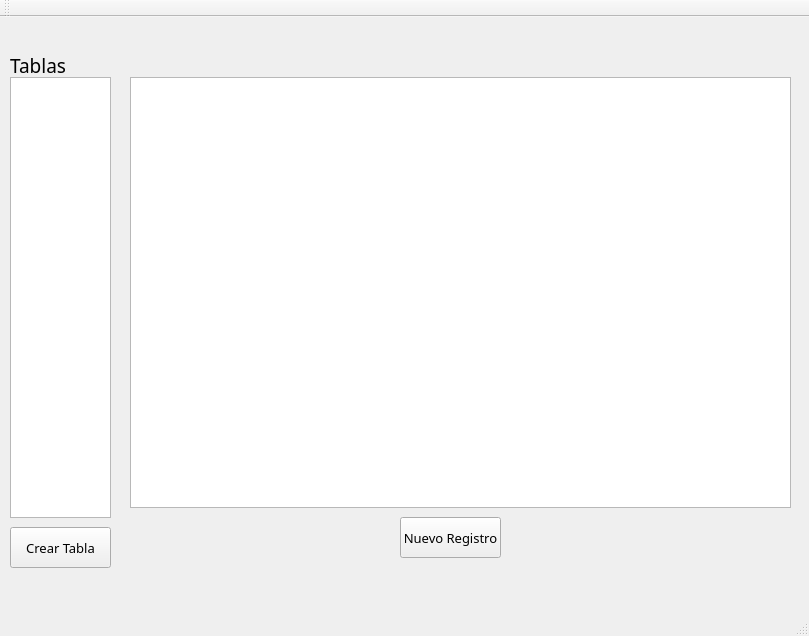
<?xml version="1.0" encoding="UTF-8"?>
<ui version="4.0">
 <class>BD</class>
 <widget class="QMainWindow" name="BD">
  <property name="geometry">
   <rect>
    <x>0</x>
    <y>0</y>
    <width>809</width>
    <height>636</height>
   </rect>
  </property>
  <property name="windowTitle">
   <string>BD</string>
  </property>
  <widget class="QWidget" name="centralWidget">
   <widget class="QListWidget" name="Tablas">
    <property name="geometry">
     <rect>
      <x>10</x>
      <y>60</y>
      <width>101</width>
      <height>441</height>
     </rect>
    </property>
   </widget>
   <widget class="QLabel" name="label">
    <property name="geometry">
     <rect>
      <x>10</x>
      <y>40</y>
      <width>101</width>
      <height>16</height>
     </rect>
    </property>
    <property name="font">
     <font>
      <family>Vrinda</family>
      <pointsize>14</pointsize>
     </font>
    </property>
    <property name="text">
     <string>Tablas</string>
    </property>
   </widget>
   <widget class="QPushButton" name="CrearTabla">
    <property name="geometry">
     <rect>
      <x>10</x>
      <y>510</y>
      <width>101</width>
      <height>41</height>
     </rect>
    </property>
    <property name="font">
     <font>
      <family>Vrinda</family>
      <pointsize>10</pointsize>
     </font>
    </property>
    <property name="text">
     <string>Crear Tabla</string>
    </property>
   </widget>
   <widget class="QListWidget" name="listWidget">
    <property name="geometry">
     <rect>
      <x>130</x>
      <y>60</y>
      <width>661</width>
      <height>431</height>
     </rect>
    </property>
   </widget>
   <widget class="QPushButton" name="NuevoRegistro">
    <property name="geometry">
     <rect>
      <x>400</x>
      <y>500</y>
      <width>101</width>
      <height>41</height>
     </rect>
    </property>
    <property name="font">
     <font>
      <family>Vrinda</family>
      <pointsize>10</pointsize>
     </font>
    </property>
    <property name="text">
     <string>Nuevo Registro</string>
    </property>
   </widget>
  </widget>
  <widget class="QMenuBar" name="menuBar">
   <property name="geometry">
    <rect>
     <x>0</x>
     <y>0</y>
     <width>809</width>
     <height>21</height>
    </rect>
   </property>
  </widget>
  <widget class="QToolBar" name="mainToolBar">
   <attribute name="toolBarArea">
    <enum>TopToolBarArea</enum>
   </attribute>
   <attribute name="toolBarBreak">
    <bool>false</bool>
   </attribute>
  </widget>
  <widget class="QStatusBar" name="statusBar"/>
 </widget>
 <layoutdefault spacing="6" margin="11"/>
 <resources/>
 <connections/>
</ui>
